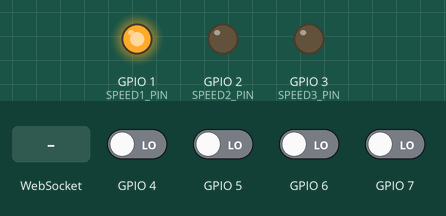
Recording of a program running on a simulated ESP32-C3. Parts: output pins drawn as LEDs (lit = HIGH). The test bench sets the inputs (shaded band); at power-on: GPIO 4–7 LOW. Storage starts empty; EEPROM starts erased; pins used as bus, display or sensor lines are not drawn; what the program prints to the serial monitor is not drawn.

Above: at 0.35 s.
At 1.2 s:
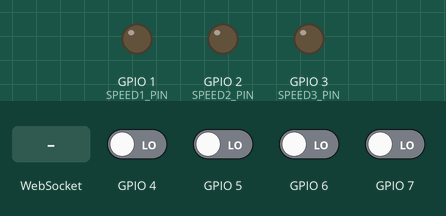
1.3 s: WebSocket text "1" received
Timing chart, 0 to 4.3 s (numbered marks = the images above; inputs shaded):
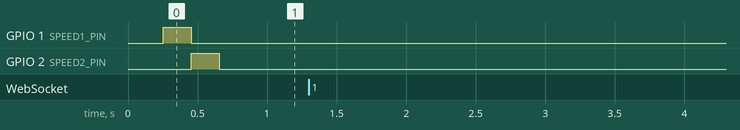

Measured:
- after the input at 1.3 s, every drawn part: stays the same

The program:

main.cpp
```cpp
#include "ButtonInput.h"
#include <Arduino.h>
#include "SPIFFS.h"
#include <WiFi.h>
#include <ESPmDNS.h>
#include <ArduinoJson.h>
#include <WebSocketsServer.h>
#include <AsyncTCP.h>
#include <FS.h>
#include <ESPAsyncWebServer.h>
#include <Preferences.h>

// Pin Definitions
#define POWER_PIN 0    // Power Relay
#define SPEED1_PIN 1   // Low Speed
#define SPEED2_PIN 2   // Medium Speed
#define SPEED3_PIN 3   // High Speed

ButtonInput BUTTON_POWER(4); // Power Button
ButtonInput BUTTON_1 (5);     // Toggle 1
ButtonInput BUTTON_2 (6);   // Toggle 2
ButtonInput BUTTON_3 (7);     // Toggle 3

// Debounce Settings
unsigned long lastButtonPress = 0;
const unsigned long debounceDelay = 200;  // 200ms debounce

// Status Update Interval
unsigned long lastStatusUpdate = 0;
const unsigned long statusUpdateInterval = 1000; // Send updates every 1 seconds

// Fan State
bool currentPower = false;
int currentFanSpeed = 0;

AsyncWebServer server(80);
WebSocketsServer webSocket(81);
Preferences preferences;

// Function to Get Current Fan Status
String GetCurrentStatus() {
    JsonDocument doc;
    doc["power"] = currentPower;
    doc["speed"] = currentFanSpeed;

    String output;
    serializeJson(doc, output);
    return output;
}

// Function to Send WebSocket Status Updates
void sendStatusUpdate() {
    if (millis() - lastStatusUpdate > statusUpdateInterval) {
        lastStatusUpdate = millis();
        String status = GetCurrentStatus();
        webSocket.broadcastTXT(status);
    }
}

// Function to Set Fan Speed
void setFanSpeed(int speed) {
    digitalWrite(SPEED1_PIN, LOW);
    digitalWrite(SPEED2_PIN, LOW);
    digitalWrite(SPEED3_PIN, LOW);

    if (speed == 0) {
        digitalWrite(POWER_PIN, LOW);
        currentPower = false;
    } else {
        digitalWrite(POWER_PIN, HIGH);
        currentPower = true;
        switch (speed) {
            case 1: digitalWrite(SPEED1_PIN, HIGH); break;
            case 2: digitalWrite(SPEED2_PIN, HIGH); break;
            case 3: digitalWrite(SPEED3_PIN, HIGH); break;
        }
    }
    currentFanSpeed = speed;
    preferences.putInt("lastSpeed", speed);
    // Send WebSocket Update
    sendStatusUpdate();
}

// Function to Handle Physical Button Presses (with Debounce)
void checkSwitchState() {
    if (millis() - lastButtonPress < debounceDelay) {
        return;  // Ignore rapid button presses
    }

    int newSpeed = currentFanSpeed;
    if (BUTTON_POWER.isPressed() == HIGH) {
        newSpeed = 0;
    } else if (BUTTON_1.isPressed() == HIGH) {
        newSpeed = 1;
    } else if (BUTTON_2.isPressed() == HIGH) {
        newSpeed = 2;
    } else if (BUTTON_3.isPressed() == HIGH) {
        newSpeed = 0;
    }

    if (newSpeed != currentFanSpeed) {
        lastButtonPress = millis();
        setFanSpeed(newSpeed);
    }
}

// Handle WebSocket Events
void webSocketEvent(uint8_t num, WStype_t type, uint8_t *payload, size_t length) {
    switch (type) {
        case WStype_DISCONNECTED:
            Serial.printf("[%u] Disconnected!\n", num);
            break;

        case WStype_CONNECTED: {
            IPAddress ip = webSocket.remoteIP(num);
            Serial.printf("[%u] Connected from %d.%d.%d.%d\n", num, ip[0], ip[1], ip[2], ip[3]);
            webSocket.sendTXT(num, "Connected from server");
            sendStatusUpdate();
        }
        break;

        case WStype_TEXT: {
            Serial.printf("[%u] Received: %s\n", num, payload);
            String message = String((char *)(payload));

            JsonDocument doc;
            DeserializationError error = deserializeJson(doc, message);
            if (error) {
                Serial.println("JSON Parsing Failed");
                return;
            }

            if (doc["POWER"].is<bool>()) {
                bool power = doc["POWER"].as<bool>();
                int speed = doc["SPEED"].is<int>() ? doc["SPEED"].as<int>() : currentFanSpeed;

                if (!power) {
                    setFanSpeed(0);
                } else {
                    setFanSpeed(speed);
                }
            }
        }
        break;
    }
}

void setup() {
    Serial.begin(115200);

    // Initialize GPIOs
    pinMode(POWER_PIN, OUTPUT);
    pinMode(SPEED1_PIN, OUTPUT);
    pinMode(SPEED2_PIN, OUTPUT);
    pinMode(SPEED3_PIN, OUTPUT);
    // Preferences
    preferences.begin("FanPrefs", false);
    int savedSpeed = preferences.getInt("lastSpeed", 0);
    setFanSpeed(savedSpeed);

    // Setup WiFi AP Mode
    WiFi.softAP("IOT Fan", "");
    Serial.println("WiFi AP Started");
    Serial.println(WiFi.softAPIP());

    // Mount SPIFFS
    if (!SPIFFS.begin(true)) {
        Serial.println("SPIFFS Mount Failed!");
        return;
    }

    // Start mDNS
    if (MDNS.begin("FAN")) {
        Serial.println("MDNS responder started");
    }

    // Serve Web Files
    server.on("/", HTTP_GET, [](AsyncWebServerRequest *request) {
        request->send(SPIFFS, "/index.html", "text/html");
    });

    server.on("/css/style.css", HTTP_GET, [](AsyncWebServerRequest *request) {
        request->send(SPIFFS, "/css/style.css", "text/css");
    });

    server.on("/script/socket.js", HTTP_GET, [](AsyncWebServerRequest *request) {
        request->send(SPIFFS, "/script/socket.js", "text/javascript");
    });

    server.on("/images/logo.svg", HTTP_GET, [](AsyncWebServerRequest *request) {
        request->send(SPIFFS, "/images/logo.svg", "image/svg+xml");
    });

    server.on("/images/power.svg", HTTP_GET, [](AsyncWebServerRequest *request) {
        request->send(SPIFFS, "/images/power.svg", "image/svg+xml");
    });

    server.onNotFound([](AsyncWebServerRequest *request) {
        request->send(404, "text/plain", "Page Not Found");
    });

    // Start Web Servers
    server.begin();
    webSocket.begin();
    webSocket.onEvent(webSocketEvent);
}

void loop() {
    webSocket.loop();
    checkSwitchState();  // Check for button presses
    sendStatusUpdate();  // Send periodic WebSocket updates
}
```

buttoninput.h
```cpp
#ifndef BUTTON_INPUT_H
#define BUTTON_INPUT_H

#include <Arduino.h>

class ButtonInput {
  public:
    ButtonInput(uint8_t pin, unsigned long debounceDelay = 50);
    void begin();
    bool isPressed();

  private:
    uint8_t _pin;
    unsigned long _debounceDelay;
    bool _buttonState = HIGH;
    bool _lastStableState = HIGH;
    unsigned long _lastReadTime = 0;
};

#endif
```

inputbutton.cpp
```cpp
#include "ButtonInput.h"

ButtonInput::ButtonInput(uint8_t pin, unsigned long debounceDelay)
  : _pin(pin), _debounceDelay(debounceDelay) {}

void ButtonInput::begin() {
  pinMode(_pin, INPUT_PULLUP);
  _lastStableState = digitalRead(_pin);
  _lastReadTime = millis();
}

bool ButtonInput::isPressed() {
  bool currentState = digitalRead(_pin);

  if (currentState != _lastStableState) {
    _lastReadTime = millis();
  }

  if ((millis() - _lastReadTime) > _debounceDelay) {
    if (currentState != _buttonState) {
      _buttonState = currentState;
      if (_buttonState == LOW) {
        _lastStableState = currentState;
        return true;
      }
    }
  }

  _lastStableState = currentState;
  return false;
}
```
